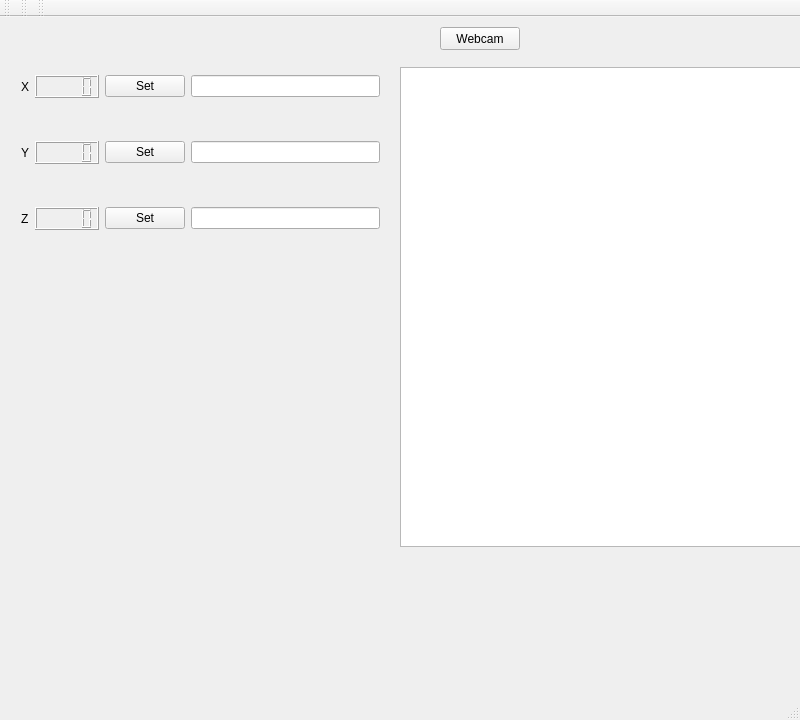
<?xml version="1.0" encoding="UTF-8"?>
<ui version="4.0">
 <class>MainWindow</class>
 <widget class="QMainWindow" name="MainWindow">
  <property name="geometry">
   <rect>
    <x>0</x>
    <y>0</y>
    <width>800</width>
    <height>720</height>
   </rect>
  </property>
  <property name="windowTitle">
   <string>MainWindow</string>
  </property>
  <widget class="QWidget" name="centralWidget">
   <widget class="QWidget" name="gridLayoutWidget">
    <property name="geometry">
     <rect>
      <x>10</x>
      <y>10</y>
      <width>381</width>
      <height>251</height>
     </rect>
    </property>
    <layout class="QGridLayout" name="gridLayout">
     <item row="0" column="2">
      <widget class="QPushButton" name="pushButtonX">
       <property name="text">
        <string>Set</string>
       </property>
      </widget>
     </item>
     <item row="1" column="2">
      <widget class="QPushButton" name="pushButtonY">
       <property name="text">
        <string>Set</string>
       </property>
      </widget>
     </item>
     <item row="2" column="1">
      <widget class="QLCDNumber" name="lcdNumberZ">
       <property name="smallDecimalPoint">
        <bool>false</bool>
       </property>
      </widget>
     </item>
     <item row="0" column="3">
      <widget class="QLineEdit" name="lineEditX"/>
     </item>
     <item row="2" column="0">
      <widget class="QLabel" name="labelZ">
       <property name="text">
        <string>Z</string>
       </property>
      </widget>
     </item>
     <item row="2" column="2">
      <widget class="QPushButton" name="pushButtonZ">
       <property name="text">
        <string>Set</string>
       </property>
      </widget>
     </item>
     <item row="2" column="3">
      <widget class="QLineEdit" name="lineEditZ"/>
     </item>
     <item row="1" column="1">
      <widget class="QLCDNumber" name="lcdNumberY"/>
     </item>
     <item row="1" column="0">
      <widget class="QLabel" name="labelY">
       <property name="text">
        <string>Y</string>
       </property>
      </widget>
     </item>
     <item row="0" column="1">
      <widget class="QLCDNumber" name="lcdNumberX"/>
     </item>
     <item row="0" column="0">
      <widget class="QLabel" name="labelX">
       <property name="text">
        <string>X</string>
       </property>
      </widget>
     </item>
     <item row="1" column="3">
      <widget class="QLineEdit" name="lineEditY"/>
     </item>
    </layout>
   </widget>
   <widget class="QGraphicsView" name="graphicsViewCam">
    <property name="geometry">
     <rect>
      <x>400</x>
      <y>50</y>
      <width>640</width>
      <height>480</height>
     </rect>
    </property>
   </widget>
   <widget class="QPushButton" name="pushButtonCam">
    <property name="geometry">
     <rect>
      <x>440</x>
      <y>10</y>
      <width>80</width>
      <height>23</height>
     </rect>
    </property>
    <property name="text">
     <string>Webcam</string>
    </property>
   </widget>
  </widget>
  <widget class="QMenuBar" name="menuBar">
   <property name="geometry">
    <rect>
     <x>0</x>
     <y>0</y>
     <width>800</width>
     <height>20</height>
    </rect>
   </property>
  </widget>
  <widget class="QToolBar" name="mainToolBar">
   <attribute name="toolBarArea">
    <enum>TopToolBarArea</enum>
   </attribute>
   <attribute name="toolBarBreak">
    <bool>false</bool>
   </attribute>
  </widget>
  <widget class="QStatusBar" name="statusBar"/>
  <widget class="QToolBar" name="toolBar">
   <property name="windowTitle">
    <string>toolBar</string>
   </property>
   <attribute name="toolBarArea">
    <enum>TopToolBarArea</enum>
   </attribute>
   <attribute name="toolBarBreak">
    <bool>false</bool>
   </attribute>
  </widget>
  <widget class="QToolBar" name="toolBar_2">
   <property name="windowTitle">
    <string>toolBar_2</string>
   </property>
   <attribute name="toolBarArea">
    <enum>TopToolBarArea</enum>
   </attribute>
   <attribute name="toolBarBreak">
    <bool>false</bool>
   </attribute>
  </widget>
 </widget>
 <layoutdefault spacing="6" margin="11"/>
 <resources/>
 <connections/>
</ui>
